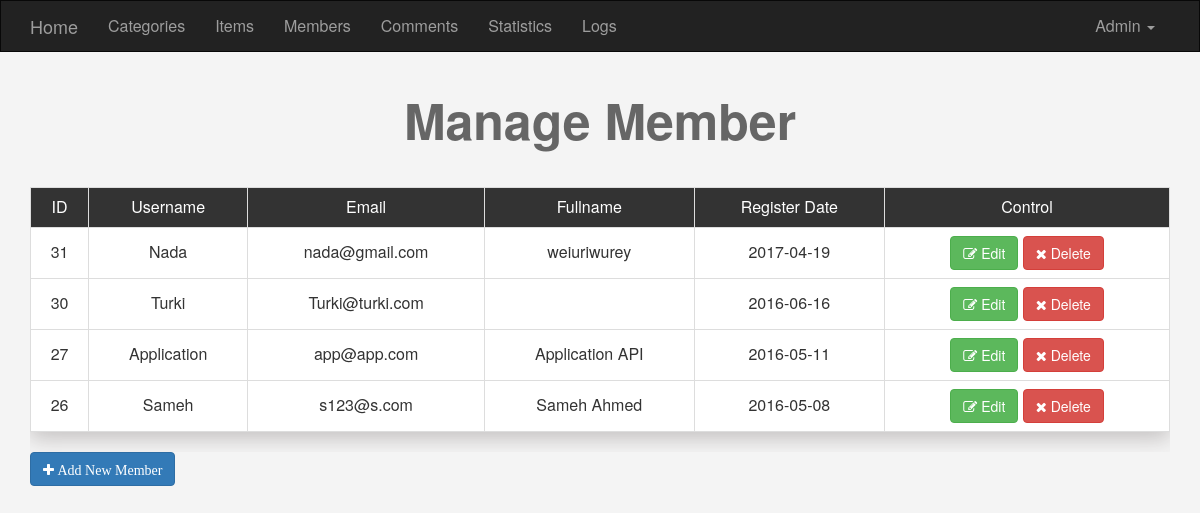
/admin/members.php (signed in), run on the app's committed database.
### tables this page shows
CREATE TABLE `users` (
  `UserID` int(11) NOT NULL COMMENT 'To Identify User',
  `Username` varchar(255) NOT NULL COMMENT 'Username To Login',
  `Password` varchar(255) NOT NULL COMMENT 'Password To Login',
  `Email` varchar(255) NOT NULL,
  `FullName` varchar(255) NOT NULL,
  `GroupID` int(11) NOT NULL DEFAULT '0' COMMENT 'Identify User Group',
  `TrustStatus` int(11) NOT NULL DEFAULT '0' COMMENT 'Seller Rank',
  `RegStatus` int(11) NOT NULL DEFAULT '0' COMMENT 'User Approval',
  `Date` date NOT NULL
);

### admin/members.php (the view, shortened to what this page needs)
<?php
if(isset($_SESSION['admin'])){
    include "init.php";
    $do = isset($_GET['do']) ? $_GET['do'] : 'Manage';
    if($do == "Manage") {
        $quer_string = '';
        $stmt = $conn->prepare("SELECT * FROM users WHERE GroupID != 1 $quer_string ORDER BY UserID DESC ");
        $stmt->execute();
        $rows = $stmt->fetchAll();
        if(!empty($rows)) {
            ?>
            <h1 class="text-center">Manage Member</h1>
            <div class="container">
                <div class="table-responsive">
                    <table class="main-table table table-bordered text-center">
                        <tr>
                            <td>ID</td>
                            <td>Username</td>
                            <td>Email</td>
                            <td>Fullname</td>
                            <td>Register Date</td>
                            <td>Control</td>
                        </tr>
                        <?php foreach ($rows as $row) {
                            ?>
                            <tr>
                                <td><?php echo $row['UserID']; ?></td>
                                <td><?php echo $row['Username']; ?></td>
                                <td><?php echo $row['Email']; ?></td>
                                <td><?php echo $row['FullName']; ?></td>
                                <td><?php echo $row['Date']; ?></td>
                                <td>
                                    <a href="members.php?do=edit&userid=<?php echo $row['UserID']; ?>"
                                       class="btn btn-success"><i class="fa fa-edit "></i> Edit</a>
                                    <a href="members.php?do=Delete&userid=<?php echo $row['UserID']; ?>"
                                       class="btn btn-danger confirm"><i class="fa fa-remove "></i> Delete</a>
                                </td>
                            </tr>
                            <?php
                        }
                        ?>
                    </table>
                </div>
                <a class='btn btn-primary' href='members.php?do=Add'><i class="fa fa-plus"> Add New Member</i></a>
            </div>
            <?php
        }else{
            echo "<div class='container'>";
            echo "<h2 class='text-left'>Ther are no Members</h2>";
            echo '<a class="btn btn-primary" href="members.php?do=Add"><i class="fa fa-plus"> Add New Member</i></a>';
            echo "</div>";
        }
    }
    include $template . "footer.php";
}
else{
    header("Location: index.php");
}
?>

### admin/layout/css/backend.css (style rules this page uses)
body { background-color: #F4F4F4; font-size: 16px; }
h1 { color: #666; font-size: 50px; font-weight: bold; margin: 40px 0; }
.table-responsive .table-bordered { -webkit-box-shadow: 0 7px 20px #c5c2c2; -moz-box-shadow: 0 7px 20px #c5c2c2; -o-box-shadow: 0 7px 20px #c5c2c2; -ms-box-shadow: 0 7px 20px #c5c2c2; box-shadow: 0 7px 20px #c5c2c2; }
.main-table td { background-color: #fff; vertical-align: middle !important; }
.main-table tr:first-child td { background-color: #333; color: #fff; }

### data on the page
users: UserID "31", Username "Nada", Email "nada@gmail.com", FullName "weiuriwurey", Date "2017-04-19"
users: UserID "30", Username "Turki", Email "Turki@turki.com", Date "2016-06-16"
users: UserID "27", Username "Application", Email "app@app.com", FullName "Application API", Date "2016-05-11"
users: UserID "26", Username "Sameh", Email "s123@s.com", FullName "Sameh Ahmed", Date "2016-05-08"

### other printed values
lang('Home-Admin') "Home"
lang('Categories') "Categories"
lang('Items') "Items"
lang('Members') "Members"
lang('Comments') "Comments"
lang('Statistics') "Statistics"
lang('Logs') "Logs"
